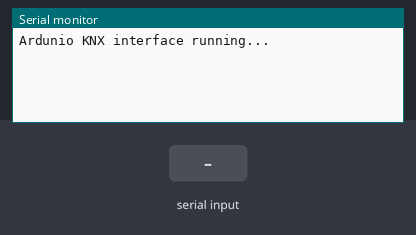
A sketch run on a simulated Arduino Mega 2560, built with avr-gcc and run on an emulated ATmega2560. Parts: the last lines printed to the serial monitor. The test bench sets the inputs (shaded band).

Above: at 1.2 s.
1.3 s: "Hex1: \n" received over the second serial link
At 3.6 s:
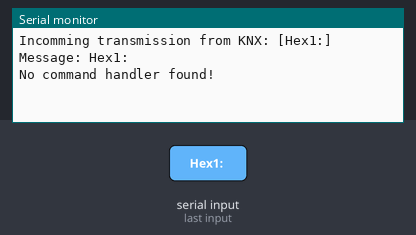
3.9 s: "serialMessage\n" received over the second serial link
At 5.02 s:
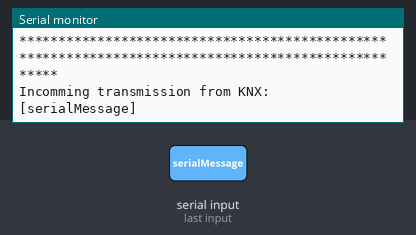
6.5 s: "tdi\n" received over the second serial link
At 8.7 s:
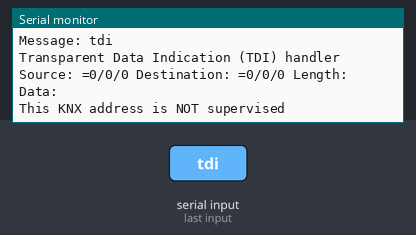
9.1 s: "tdc\n" received over the second serial link
At 10.21 s:
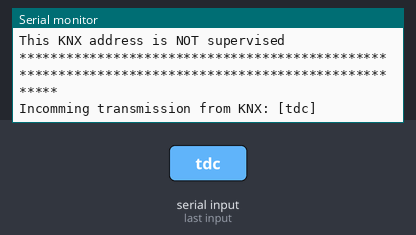
11.7 s: "ivo\n" received over the second serial link
At 13.3 s:
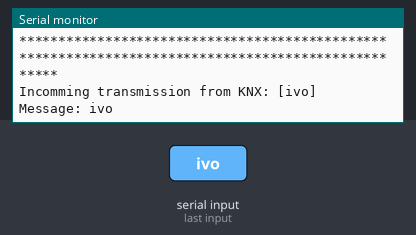
14.3 s: "updateTemp\n" received over the second serial link
At 16.5 s:
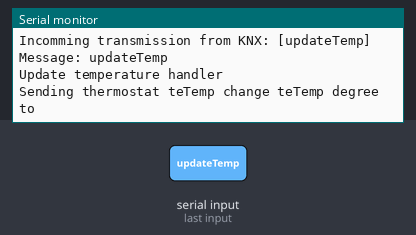

The sketch:

CentralLink.ino
```cpp
/****************************************************************************************************************
  CentralLink

  HW: Arduino Mega 2560

  Features:
  - Listenting to KNX Bus   on serial 1
  - Listenting to Moteino   on serial 2
  - Listenting to Raspberry on serial 3

  - Processing of incoming data with corresponding command handlers
    e.g. Receiving KNX state change for a predefined GA (reed contact) and informing the RPi about the state change
    e.g. Receiving a command from RPi to send value to a predifined GA (switch lamps on, move blinds up,...)
*****************************************************************************************************************/


/****************************************************************************************************************
  START struct definitions
*****************************************************************************************************************/

// Struct definition of a reed record.
typedef struct
{
  int id;              // Reed ID
  String GA;           // GA
} reedStruct;


// Struct definition of a temp record.
typedef struct
{
  int id;                  // Temp ID
  String fhemID;           // FHEM ID of thermostat
  String GA_measuredTemp;  // Temp measured
  String GA_setTemp;       // Set temp
} tempStruct;


// Struct definition of a position record.
typedef struct
{
  int id;              // Posistion ID
  String GA;           // GA
} positionStruct;


// Struct definition of a Sonos object.
typedef struct
{
  int id;              // Sonos ID
  String GA;           // GA
  String SonosName;    // Name of Sonos speaker
} sonosStruct;


/****************************************************************************************************************
  END struct definitions
*****************************************************************************************************************/


/****************************************************************************************************************
  START array definitions
*****************************************************************************************************************/

// Array KNX commands from KNX sequences are getting stored in
String commandArray[20];


// Sonos defintions
sonosStruct sonos[] = {
  {1,  "10/3/0", "Office"},
  {2,  "10/3/1", "Küche"},
  { -1,  "Last Element"}
};

// Reed defintions
reedStruct reeds[] = {
  {21,  "0/4/0"},
  {222, "0/4/6"},
  {2,   "0/4/1"},
  { -1,  "Last Element"}
};

// Temp defintions
tempStruct temps[] = {
  //{1,  "Thermostat_Office_Clima",  "11/0/1", "10/0/0"},
  {2,  "Thermostat_Bath_Clima",    "10/0/0", "10/0/1"},
  {3,  "Thermostat_Living_Clima",  "10/0/2", "10/0/3"},
  {4,  "Thermostat_Kitchen_Clima", "10/0/4", "10/0/5"},
  { -1, "Last Element", "", ""}

};

// Positions defintions
positionStruct positions[] = {
  {1,   "0/7/3"},
  {2,   "0/7/4"},
  { -1, "Last Element"}
};

/****************************************************************************************************************
  END array definitions
*****************************************************************************************************************/


/****************************************************************************************************************
  START variable definitions
*****************************************************************************************************************/

// Clear moteino buffer when powering up
String currentMoteinoReading = "";

/****************************************************************************************************************
  END variable definitions
*****************************************************************************************************************/


void setup() {
  // Open serial USB
  Serial.begin(9600);
  Serial.println("Ardunio KNX interface running...");

  // Open serial KNX
  Serial1.begin(9600);

  // Open serial Motino
  Serial2.begin(9600);

  // Open serial RPi
  Serial3.begin(9600);
  Serial3.println("Ardunio KNX interface running...");
}


void loop() {

  // Listening to KNX
  if (Serial1.available() > 0) {
    //Serial.println(SerialMotino.readString() );
    handleMessageSequence(Serial1.readString(), "KNX");
  }

  // Listening to Motino
  if (Serial2.available() > 0) {
    currentMoteinoReading = Serial2.readString();
    if (!currentMoteinoReading.startsWith("serialMessage"))
      handleMessageSequence(currentMoteinoReading, "Moteino");

  }

  // Listening to RPi
  if (Serial3.available() > 0) {
    //Serial.println(SerialMotino.readString() );
    handleMessageSequence(Serial3.readString(), "RPi");
  }

}


// This method will identify a sequence of commands, and will execute the handle message method for each of these commands
void handleMessageSequence (String message, String serialSource) {
  Serial.println("***************************************************************************************************");
  message.trim();
  Serial.print("Incomming transmission from "); Serial.print(serialSource); Serial.print(": ["); Serial.print(message); Serial.println("]");

  String currentCommand;
  String currentChar;
  int pos = 0;

  if (message.indexOf("\n") != -1) { // new line detected -> tokenize command sequence
    Serial.println("Tokenizing sequence...");
    for (int i = 0; i < message.length(); i++) {
      currentChar = message.substring(i, i + 1);
      if (currentChar != "\n") {
        currentCommand += currentChar;
      } else {
        commandArray[pos] = currentCommand;
        currentCommand = "";
        pos++;
      }
    }
    handleMessageArray();
  } else {
    handleMessage(message);
  }
}

// This method will execute the handleMessage routine for every command in the array
void handleMessageArray () {
  for (int i = 0; i < 20 - 1; i++) {
    if (commandArray[i] != "") {
      Serial.print(i); Serial.println("--------------------------------------------------------");
      handleMessage(commandArray[i]);
    }
  }
}


// Main method for message handling. Message processors can be linked here!
void handleMessage (String message) {
  // Remove linebreaks
  message.trim();

  Serial.print("Message: "); Serial.println(message);

  if (message.startsWith("tdi") || message.startsWith("tdc")) {
    tdi_Processor(message);
  } else if (message.startsWith("ivo")) {
    writeToKNXSerial_Processor(message);
  } else if (message.startsWith("updateTemp")) {
    updateTemp_Processor(message);
  } else if (message.startsWith("sendCommand")) {
    writeToMoteinoSerial_Processor(message);
  } else if (message.startsWith("nodeID=")) {
    writeToRpiSerial_Processor(message);
  }
  else {
    Serial.println("No command handler found!");
  }

}


/****************************************************************************************************************
  START message processor section
*****************************************************************************************************************/


// This processor will observe KNX TDI messages. If the affected GA is inside the monitored reed contact array,
// it will send a message to RPi
void tdi_Processor (String message) {
  Serial.println("Transparent Data Indication (TDI) handler");
  String source       = message.substring(6, 10);
  String destination  = message.substring(12, 16);
  String length       = message.substring(18, 20);
  String data         = message.substring(23);
  data.trim();

  Serial.print("Source: "); Serial.print(source); Serial.print("="); Serial.print(HexGA2String(source));
  Serial.print(" Destination: "); Serial.print(destination); Serial.print("="); Serial.print(HexGA2String(destination));
  Serial.print(" Length: "); Serial.print(length);
  Serial.print(" Data: "); Serial.println(data);

  int currentReedIndex     = insideArray(HexGA2String(destination), 1);
  int currentTempIndex     = insideArray(HexGA2String(destination), 2);
  int currentPositionIndex = insideArray(HexGA2String(destination), 3);
  int currentSonosIndex    = insideArray(HexGA2String(destination), 4);

  if (currentReedIndex != -1) {

    Serial.print("This reed contact with ID="); Serial.print(reeds[currentReedIndex].id); Serial.println(" is monitored -> send notification to RPi");

    String nodeID        = "nodeID=" + String(reeds[currentReedIndex].id);
    String restOfMessage;

    if (data.equals("00")) {
      restOfMessage = " messageType=Reed vcc=29000 status=0 signal=1 KNX=true";
    } else {
      restOfMessage = " messageType=Reed vcc=29000 status=1 signal=1 KNX=true";
    }

    writeToRpiSerial_Processor(nodeID + restOfMessage);


  }

  else if (currentTempIndex != -1) {
    String data1 = data.substring(0, 2);
    String data2 = data.substring(4, 6);

    int dec = Hex2Dec(data1 + data2);

    float temp = (float)DPT9ToValue(dec) / 100;
    Serial.print("This temperature object with ID="); Serial.print(temps[currentTempIndex].id);
    Serial.print(" is monitored -> Temperature: "); Serial.print(temp); Serial.println(" degree Celsius");

    // Send temperatur value to Raspberry
    writeToRpiSerial_Processor("SetTemp " + temps[currentTempIndex].fhemID + " " + temp);

    // Beispiel für die Umrechnung von decimal Wert zu DPT9 und versenden an KNX GA
    //float temp2 = temp + 1;

    //temp2 = 34.9;

    //int value2DPT9 = Value2DPT9(temp2 * 100);
    //Serial.print("value2DPT9: "); Serial.println(value2DPT9);
    //String hexTemp    = Dec2Hex(value2DPT9, 4);
    //Serial.print("hexTemp: "); Serial.println(hexTemp);


    //Serial.print(temp2); Serial.print(" to DPT9="); Serial.println(hexTemp);

    //String hex1 = "$" + hexTemp.substring(0, 2);
    //String hex2 = "$" + hexTemp.substring(2, 4);

    //Serial.print("Hex1: "); Serial.println(hex1);
    //Serial.print("Hex2: "); Serial.println(hex2);

    //sendKNXMessage_2Hex_Values("0/4/8", hex1, hex2);

  }

  else if (currentPositionIndex != -1) {
    String data1 = data.substring(0, 2);
    String data2 = data.substring(4, 6);

    int dec = Hex2Dec(data1 + data2);

    int pos        = DPT9ToValue(dec);
    int posPercent = (DPT9ToValue(dec) * 100) / 255 + 1;

    Serial.print("This position object with ID="); Serial.print(positions[currentPositionIndex].id);
    Serial.print(" is monitored -> Position: "); Serial.print(pos); Serial.print(" "); Serial.print(posPercent); Serial.println("%");


  }

  else if (currentSonosIndex != -1) {
    String data1 = data.substring(0, 2);
    String data2 = data.substring(4, 6);

    int dec = Hex2Dec(data1 + data2);

    //int pos        = DPT9ToValue(dec);
    //int posPercent = (DPT9ToValue(dec) * 100) / 255 + 1;

    Serial.print("This Sonos object with ID="); Serial.print(sonos[currentSonosIndex].id);
    Serial.print(" is monitored -> "); Serial.print(sonos[currentSonosIndex].SonosName); Serial.print(" -> "); Serial.println(dec);

    // Send Sonos command to Raspberry
    writeToRpiSerial_Processor("SetSonos " + sonos[currentSonosIndex].SonosName + " " + dec);


  }

  else {
    Serial.println("This KNX address is NOT supervised");


  }

}


// This method will handle thermostat updates received from FHEM and will forward it to the KNX bus serial
void updateTemp_Processor(String message) {
  Serial.println("Update temperature handler");

  String thermostatID = message.substring(message.indexOf("NAME:") + 5,     message.indexOf("_TEMP:"));
  String tempValue    = message.substring(message.indexOf("TEMP:") + 5,     message.length());

  String GA_measuredTemp = "";


  for (int i = 0; i < sizeof(temps) - 1; i++) {
    if (temps[i].fhemID.equals(thermostatID)) {
      GA_measuredTemp = temps[i].GA_measuredTemp;
    }
  }

  Serial.print("Sending thermostat "); Serial.print(thermostatID); Serial.print(" change "); Serial.print(tempValue); Serial.print(" degree"); Serial.print(" to "); Serial.println(GA_measuredTemp);

  float newTemp = tempValue.toFloat();
  int value2DPT9 = Value2DPT9(newTemp * 100);
  String hexTemp    = Dec2Hex(value2DPT9, 4);
  String hex1 = "$" + hexTemp.substring(0, 2);
  String hex2 = "$" + hexTemp.substring(2, 4);
  sendKNXMessage_2Hex_Values(GA_measuredTemp, hex1, hex2);

}


/****************************************************************************************************************
  END message processor section
*****************************************************************************************************************/

/****************************************************************************************************************
  START interface section (SIMKNX, Raspberry Pi, Moteino)
*****************************************************************************************************************/


void sendKNXMessage_DPT9(String GA, float floatValue) {
  int value2DPT9 = Value2DPT9(floatValue * 100);
  String hexTemp    = Dec2Hex(value2DPT9, 4);
  String hex1 = "$" + hexTemp.substring(0, 2);
  String hex2 = "$" + hexTemp.substring(2, 4);
  sendKNXMessage_2Hex_Values(GA, hex1, hex2);
}


// Method to write something to the KNX bus serial
void writeToKNXSerial_Processor(String output) {
  // encode RPi command here and send out KNX message
  sendKNXMessage_Value("1/1/1", 1);
}


// Send KNX telegram to SIMKNX module
void sendKNXMessage_Value(String GA, int value) {
}


void sendKNXMessage_2Hex_Values(String GA, String hex1, String hex2) {
  String output = "tds (" + GA + " $02) " + hex1 + " " + hex2;
  Serial1.println(output);
}


// Method to write something to the RPi serial
void writeToRpiSerial_Processor(String output) {
  //nodeID=21 messageType=Reed vcc=4110 status=1 signal=-53
  //Serial.print("Sending to Rpi: "); Serial.println(output);
  Serial3.println(output);
}

// Method to write something to the Moteino serial
void writeToMoteinoSerial_Processor(String output) {
  Serial.print("Sending to Moteino serial:"); Serial.println(output);
  Serial2.println(output);
  //Serial2.print("sendCommand_TO:181_RETRIES:10_RETRYWAITTIME:5000_COMMAND:4_VALUE:HIGH@");

}

/****************************************************************************************************************
  END interface section (SIMKNX, Raspberry Pi, Moteino)
*****************************************************************************************************************/


/****************************************************************************************************************
  START utility functions
*****************************************************************************************************************/


String Dec2Hex(int dec, int hexDigits) {
  String hexNumber = "0123456789ABCDEF";
  String hex = "";
  if (dec > pow(16, hexDigits))
  {
    return "";
  }
  while (hexDigits > 0)
  {
    hex = hexNumber.substring(dec % 16, dec % 16 + 1) + hex;
    dec = dec / 16;
    hexDigits = hexDigits - 1;
  }
  return hex;
}


int DPT9ToValue(int dec) {
  int value = dec & 0x07ff;
  if ((dec & 0x08000) != 0) {
    value |= 0xfffff800;
    value = -value;
  }
  value <<=  ((dec & 0x07800) >> 11);
  if ((dec & 0x08000) != 0) {
    value = -value;
  }
  return value;
}


// Not working for negative decimal values!!!!
int Value2DPT9(int value)
{
  int eis5 = 0;
  int exponent = 0;
  if (value < 0)
  {
    eis5 = 0x08000;
    value = -value;
  }
  while (value > 0x07ff)
  {
    value >>= 1;
    exponent++;
  }
  if (eis5 != 0)
    value = - value;
  eis5 |= value & 0x7ff;
  eis5 |= (exponent << 11) & 0x07800;
  return eis5 & 0x0ffff;
}


// Method to identify whether GA is in reed array or not
int insideArray(String destination, int whichArray) {
  int i = 0;
  switch (whichArray) {
    case 1:
      while (true) {
        if (reeds[i].id == -1) {
          return -1;
          break;
        } else if (reeds[i].GA.equals(destination)) {
          return i;
          break;
        }
        i++;
      }

    case 2:
      while (true) {
        if (temps[i].id == -1) {
          return -1;
          break;
        } else if (temps[i].GA_setTemp.equals(destination)) {
          return i;
          break;
        }
        i++;
      }

    case 3:
      while (true) {
        if (positions[i].id == -1) {
          return -1;
          break;
        } else if (positions[i].GA.equals(destination)) {
          return i;
          break;
        }
        i++;
      }

    case 4:
      while (true) {
        if (sonos[i].id == -1) {
          return -1;
          break;
        } else if (sonos[i].GA.equals(destination)) {
          return i;
          break;
        }
        i++;
      }


    default:
      break;


  }


}


// Helper method for GA transformation
String HexGA2String (String hex) {
  return GroupAddr2Ets(Hex2Dec(hex));

}

// Helper method for GA transformation
int Hex2Dec(String hex) {
  char hex_char[5];
  hex.toCharArray(hex_char, 5) ;
  long dec = strtol(hex_char, NULL, 16);
  return dec;
}


String decToHex(byte decValue, byte desiredStringLength) {
  String hexString = String(decValue, HEX);
  while (hexString.length() < desiredStringLength) hexString = "0" + hexString;
  return hexString;
}


// Helper method for GA transformation
String GroupAddr2Ets(int address)
{
  String ets = "";
  ets = String(int(address / 2048)) + "/" + String(int((address % 2048) / 256)) + "/" + String(int(address % 256));
  return ets;
}

/****************************************************************************************************************
  END utility functions
*****************************************************************************************************************/
```

Measured:
- after the input at 1.3 s, the serial monitor: prints a new line after 1.0 s (image 1)
- after the input at 3.9 s, the serial monitor: prints a new line after 1.1 s (image 2)
- after the input at 6.5 s, the serial monitor: prints a new line after 1.1 s (image 3)
- after the input at 9.1 s, the serial monitor: prints a new line after 1.1 s (image 4)
- after the input at 11.7 s, the serial monitor: prints a new line after 1.1 s (image 5)
- after the input at 14.3 s, the serial monitor: prints a new line after 1.1 s (image 6)
